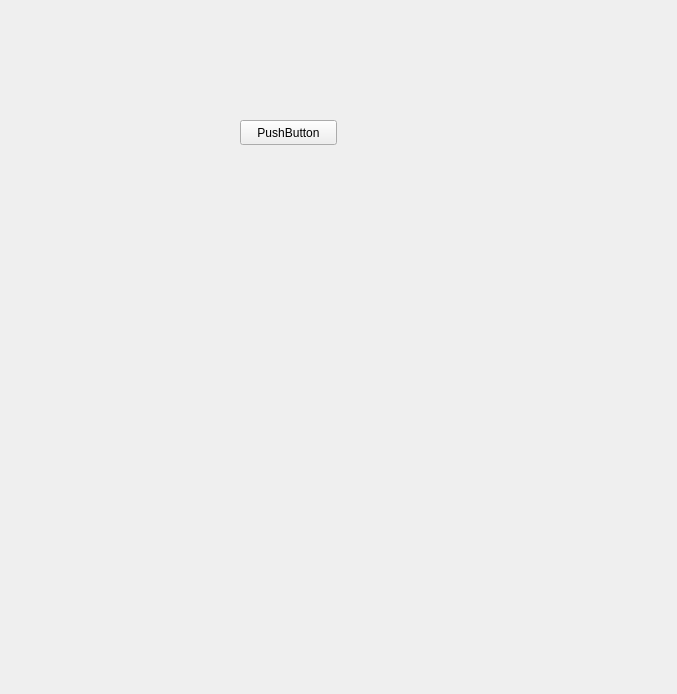
<?xml version="1.0" encoding="UTF-8"?>
<ui version="4.0">
 <class>Form</class>
 <widget class="QWidget" name="Form">
  <property name="geometry">
   <rect>
    <x>0</x>
    <y>0</y>
    <width>677</width>
    <height>694</height>
   </rect>
  </property>
  <property name="windowTitle">
   <string>Form</string>
  </property>
  <widget class="QPushButton" name="pushButton">
   <property name="geometry">
    <rect>
     <x>240</x>
     <y>120</y>
     <width>97</width>
     <height>25</height>
    </rect>
   </property>
   <property name="text">
    <string>PushButton</string>
   </property>
  </widget>
 </widget>
 <resources/>
 <connections/>
</ui>
